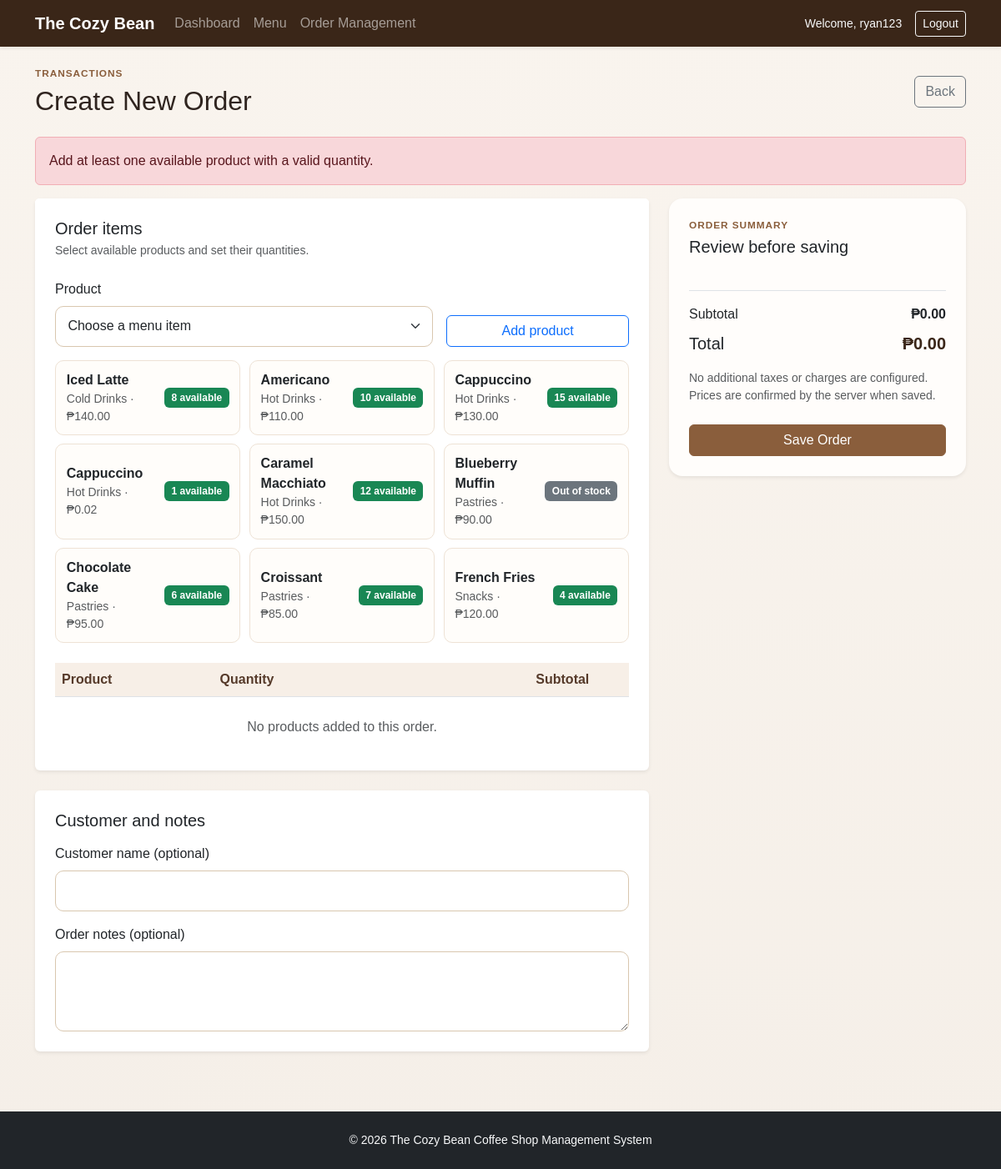
Page /orders/add/ (signed in) on the earlier database version.
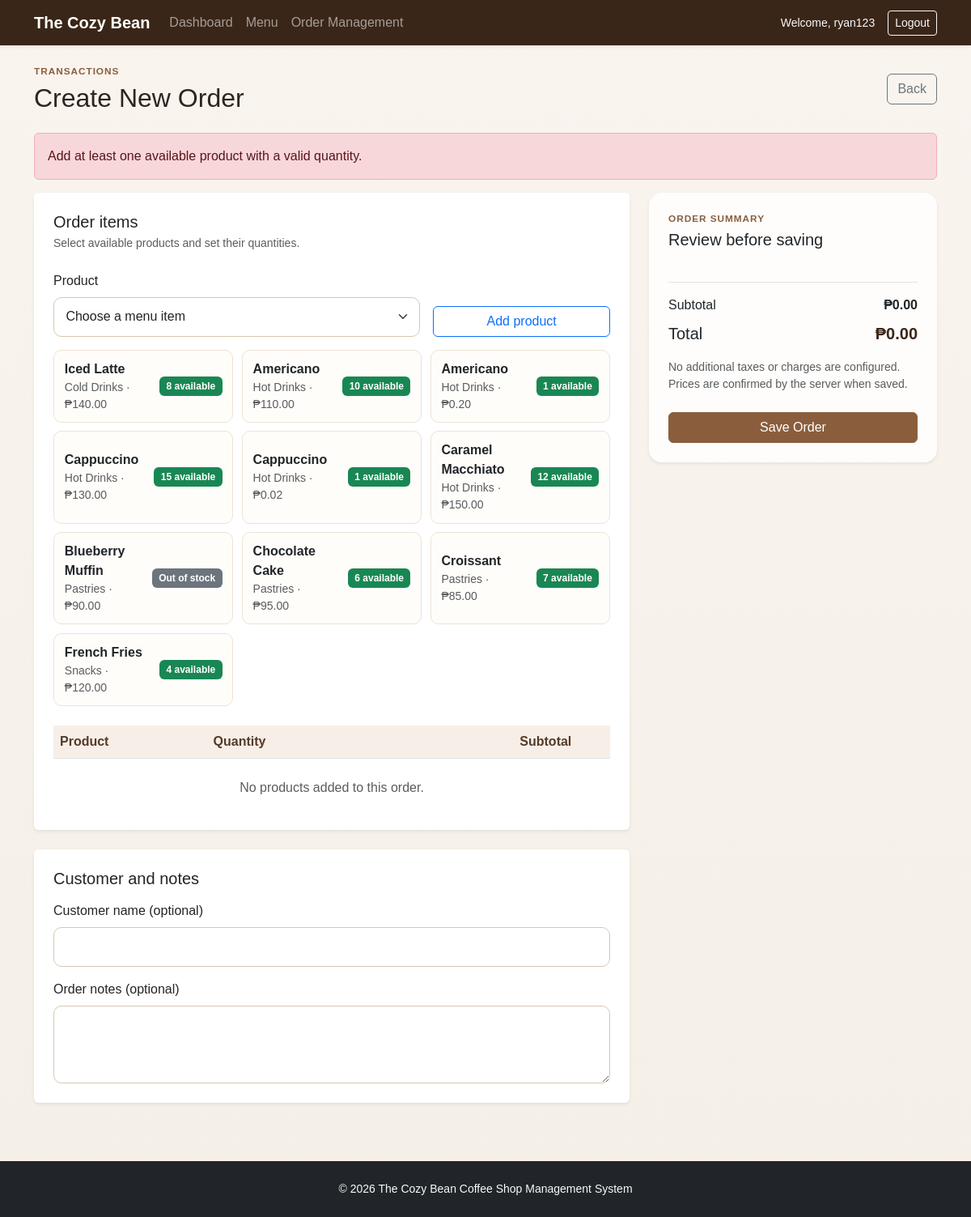
Same page on the later database version.
### coffee_shop/models.py (models this page shows, shortened)
class MenuItem(models.Model):
    CATEGORY_CHOICES = [
        ('Hot Drinks', 'Hot Drinks'),
        ('Cold Drinks', 'Cold Drinks'),
        ('Pastries', 'Pastries'),
        ('Snacks', 'Snacks'),
    ]
    AVAILABILITY_CHOICES = [
        ('Available', 'Available'),
        ('Out of Stock', 'Out of Stock'),
    ]
    name = models.CharField(max_length=150)
    category = models.CharField(max_length=30, choices=CATEGORY_CHOICES)
    price = models.DecimalField(max_digits=10, decimal_places=2)
    stock_quantity = models.IntegerField(default=0)
    availability = models.CharField(max_length=20, choices=AVAILABILITY_CHOICES, default='Available')
    description = models.TextField(blank=True)
    date_added = models.DateTimeField(auto_now_add=True)
    class Meta:
        ordering = ('category', 'name')

### coffee_shop/views.py (the view)
# urls.py: path('orders/add/', views.order_create, name='order_create'),
@staff_required
def order_create(request):
    if request.method == 'POST':
        form = OrderForm(request.POST)
        if form.is_valid():
            existing_order = Order.objects.filter(
                submission_token=form.cleaned_data['submission_token']
            ).first()
            if existing_order:
                messages.info(request, 'This order was already submitted.')
                return redirect('order_detail', pk=existing_order.pk)
            order, created = _save_order(form, request.user)
            if order:
                if created:
                    messages.success(request, 'Order successfully created.')
                else:
                    messages.info(request, 'This order was already submitted.')
                return redirect('order_detail', pk=order.pk)
    else:
        form = OrderForm(initial={
            'items': '[]',
            'submission_token': uuid4(),
        })
    return render(
        request,
        'coffee_shop/order_form.html',
        _order_form_context(form),
    )

### coffee_shop/forms.py (shortened to what this page needs)
class OrderForm(forms.Form):
    customer_name = forms.CharField(
        max_length=150,
        required=False,
        label='Customer name (optional)',
        widget=forms.TextInput(attrs={'class': 'form-control', 'autocomplete': 'name'}),
    )
    notes = forms.CharField(
        required=False,
        label='Order notes (optional)',
        widget=forms.Textarea(attrs={'class': 'form-control', 'rows': 3}),
    )
    items = forms.CharField(widget=forms.HiddenInput())
    submission_token = forms.UUIDField(widget=forms.HiddenInput())

### coffee_shop/views.py (called while the page is built, shortened)
def staff_required(view_func):
    @wraps(view_func)
    @login_required
    def _wrapped_view(request, *args, **kwargs):
        if not request.user.is_staff:
            raise PermissionDenied
        return view_func(request, *args, **kwargs)
    return _wrapped_view

def _order_products():
    return list(MenuItem.objects.order_by('category', 'name').values(
        'id', 'name', 'category', 'price', 'stock_quantity',
    ))

def _order_form_context(form, initial_items=None, order=None):
    return {
        'form': form,
        'products': _order_products(),
        'initial_items': initial_items or [],
        'order': order,
    }

### coffee_shop/templates/coffee_shop/order_form.html (shortened to what the changed rows need)
{% extends 'coffee_shop/base.html' %}
{% block content %}
<div class="d-flex justify-content-between align-items-center flex-wrap gap-3 mb-4">
    <div>
        <h1 class="h2 mb-0">{% if order %}Edit Order{% else %}Create New Order{% endif %}</h1>
    </div>
</div>
<form method="post" id="order-form" novalidate>
    <div class="row g-4">
        <div class="col-lg-8">
            <section class="card shadow-sm border-0 mb-4" aria-labelledby="product-heading">
                <div class="card-header bg-white border-0 pt-4 px-4">
                    <h2 class="h5 mb-1" id="product-heading">Order items</h2>
                </div>
                <div class="card-body px-4">
                    <div class="product-catalog mb-4" aria-label="Menu availability">
                        {% for product in products %}
                            <div class="catalog-item">
                                <div>
                                    <div class="fw-semibold">{{ product.name }}</div>
                                    <div class="small text-muted">{{ product.category }} · ₱{{ product.price|floatformat:2 }}</div>
                                </div>
                                {% if product.stock_quantity > 0 %}
                                    <span class="badge bg-success">{{ product.stock_quantity }} available</span>
                                {% else %}
                                    <span class="badge bg-secondary">Out of stock</span>
                                {% endif %}
                            </div>
                        {% empty %}
                            <p class="text-muted mb-0">No products have been added to the menu yet.</p>
                        {% endfor %}
                    </div>
                    <div class="table-responsive">
                        <table class="table align-middle order-lines-table mb-0">
                            <thead>
                                <tr><th>Product</th><th class="quantity-column">Quantity</th><th class="text-end">Subtotal</th><th><span class="visually-hidden">Remove</span></th></tr>
                            </thead>
                        </table>
                    </div>
                </div>
            </section>
            <section class="card shadow-sm border-0">
                <div class="card-body p-4">
                    <h2 class="h5 mb-3">Customer and notes</h2>
                </div>
            </section>
        </div>
        <div class="col-lg-4">
            <aside class="card order-summary shadow-sm border-0 sticky-lg-top">
                <div class="card-body p-4">
                    <h2 class="h5 mb-4">Review before saving</h2>
                </div>
            </aside>
        </div>
    </div>
</form>
{% endblock %}

Differences in the rows shown:
added MenuItem: name "Americano", category "Hot Drinks", price "0.20", stock_quantity "1"
